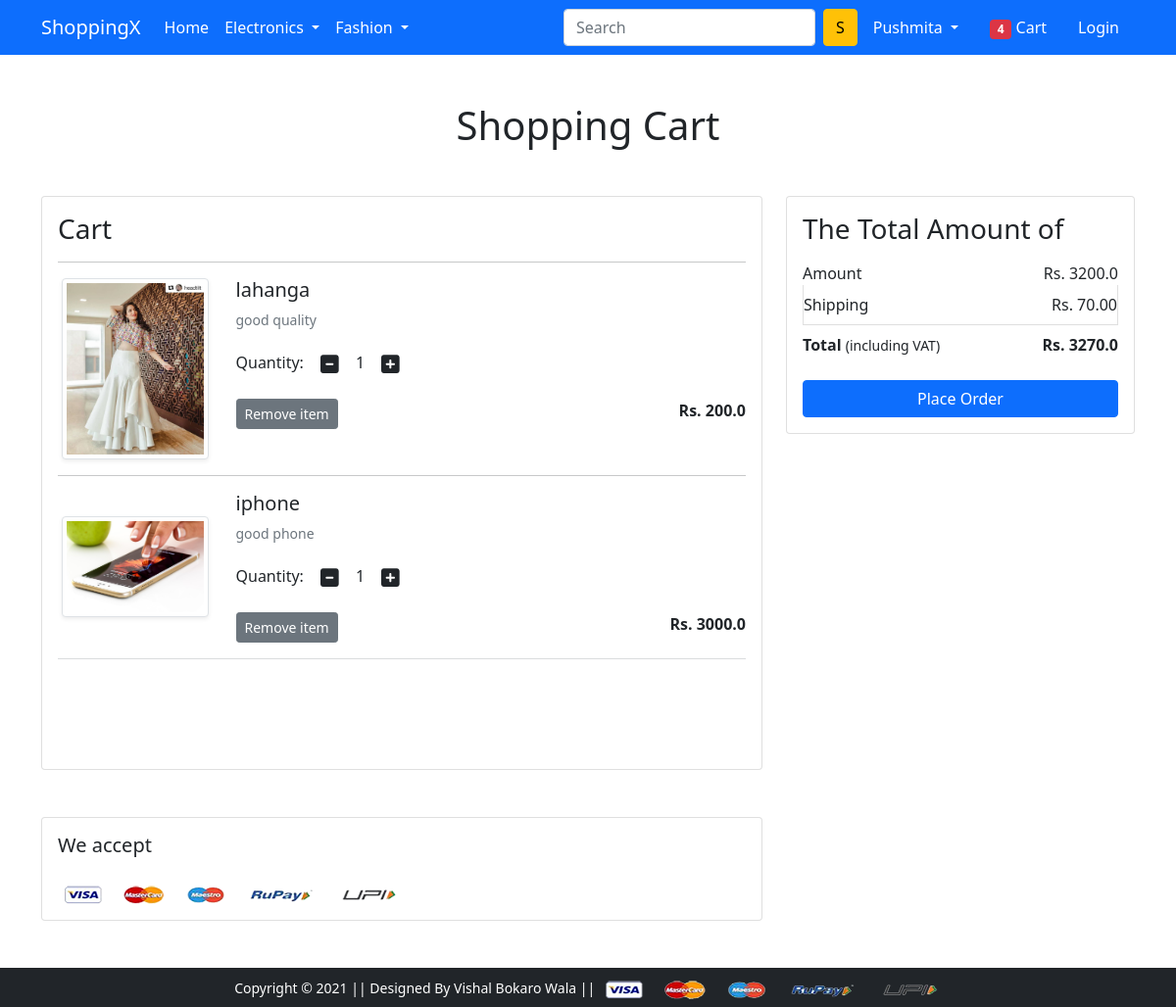
The page /cart/ (signed in) on the database its author committed.
### app/models.py (models this page shows, shortened)
class Cart(models.Model):
    user = models.ForeignKey(User, on_delete=models.CASCADE)
    product = models.ForeignKey(Product, on_delete=models.CASCADE)
    quantity = models.PositiveIntegerField(default=1)

class Product(models.Model):
    title = models.CharField(max_length=500)
    selling_price = models.FloatField()
    discounted_price = models.FloatField()
    description = models.TextField()
    brand = models.CharField(max_length=100)
    category =models.CharField(choices=CATEGORY_CHOICES, max_length=3)
    product_image = models.ImageField(upload_to='productimg')

### app/views.py (the view)
# urls.py: path('cart/', views.show_cart, name='showcart'),
def show_cart(request):
    if request.user.is_authenticated:
        user = request.user
        cart = Cart.objects.filter(user=user)
        amount = 0.0
        shipping_amount = 70.0
        total_amount = 0.0
        cart_product = [p for p in Cart.objects.all() if p.user == user]
        if cart_product:
            for p in cart_product:
                tempamount = (p.quantity * p.product.discounted_price)
                amount += tempamount
                totalamount = amount + shipping_amount
            return render(request, 'app/addtocart.html', {'carts':cart, 'totalamount':totalamount, 'amount':amount})
        else:
            return render (request, 'app/emptycart.html')

### app/templates/app/addtocart.html (shortened to what this page needs)
{% extends 'app/base.html' %}
{% load static %}
{% block main-content %}
<div class="container my-5">
 <div class="row">
  <h1 class="text-center mb-5">Shopping Cart</h1>
  <div class="col-sm-8">
  <div class="card">
   <div class="card-body">
    <h3>Cart</h3>
    {% for cart in carts %}
    <hr>
    <div class="row">
     <div class="col-sm-3 text-center align-self-center"><img src="{{cart.product.product_image.url}}" alt="" srcset="" class="img-fluid img-thumbnail shadow-sm" height="150" width="150"> </div>
     <div class="col-sm-9">
      <div>
       <h5>{{cart.product.title}}</h5>
       <p class="mb-2 text-muted small">{{cart.product.description}}</p>
       <div class="my-3">
        <label for="quantity">Quantity:</label>
        <a class="minus-cart btn" pid="{{cart.product.id}}"><i class="fas fa-minus-square fa-lg"></i></a>
          <span id="quantity">{{cart.quantity}}</span>
        <a class="plus-cart btn" pid="{{cart.product.id}}"><i class="fas fa-plus-square fa-lg"></i></a>
       </div>
       <div class="d-flex justify-content-between">
        <a href="#" class="btn btn-sm btn-secondary mr-3 remove-cart" pid="{{cart.product.id}}">Remove item </a>
        <p class="mb-0"><span><strong>Rs. {{cart.product.discounted_price}}</strong></span></p>
       </div>
      </div>
     </div>
    </div>
    {% endfor %}
    <hr class="text-muted">
   </div>
   </div>
  </div>
  <div class="col-sm-4">
   <div class="card">
    <div class="card-body">
      <h3>The Total Amount of</h3>
      <ul class="list-group">
       <li class="list-group-item d-flex justify-content-between align-items-center border-0 px-0 pb-0">Amount<span>Rs. <span id="amount">{{amount}}</span></span></li>
       <li class="list-group-item d-flex justify-content-between align-items-center px-0">Shipping<span>Rs. 70.00</span></li>
       <li class="list-group-item d-flex justify-content-between align-items-center border-0 px-0 mb-3">
        <div>
           <strong>Total</strong> <small>(including VAT)</small>
         </div>
         <span><strong>Rs. <strong id="totalamount">{{totalamount}}</strong></strong></span>
       </li>
      </ul>
      <div class="d-grid"><a href="{% url 'checkout' %}" class="btn btn-primary">Place Order</a></div>
    </div>
   </div>
  </div>
 </div>
</div>
<div class="container">
 <div class="row">
  <div class="col-sm-8">
   <div class="card">
    <div class="card-body">
      <h5 class="mb-4">We accept</h5>
      <img src="{% static 'app/images/payment.png' %}" alt="" class="img-fluid">
    </div>
  </div>
  </div>
 </div>
</div>
{% endblock main-content %}

### app/templates/app/base.html (shortened to what this page needs)
<!doctype html>
{% load static %}
<html lang="en">
  <head>
    <link href="https://cdn.jsdelivr.net/npm/bootstrap@5.0.0-beta1/dist/css/bootstrap.min.css" rel="stylesheet">
    <link rel="stylesheet" href="{% static 'app/css/owl.carousel.min.css' %}">
    <link rel="stylesheet" href="{% static 'app/css/all.min.css' %}">
    <link rel="stylesheet" href="{% static 'app/css/style.css' %}">
  </head>
  <body>
    <nav class="navbar navbar-expand-lg navbar-dark bg-primary">
     <div class="container">
       <a class="navbar-brand" href="/">ShoppingX</a>
       <div class="collapse navbar-collapse" id="navbarSupportedContent">
         <ul class="navbar-nav me-auto mb-2 mb-lg-0">
           <li class="nav-item">
             <a class="nav-link active" aria-current="page" href="/">Home</a>
           </li>
           <li class="nav-item dropdown">
             <a class="nav-link dropdown-toggle text-white" href="#" id="electronicsDropdown" role="button" data-bs-toggle="dropdown" aria-expanded="false">
               Electronics
             </a>
           </li>
           <li class="nav-item dropdown">
             <a class="nav-link dropdown-toggle text-white" href="#" id="fashionDropdown" role="button" data-bs-toggle="dropdown" aria-expanded="false">
               Fashion
             </a>
           </li>
         </ul>
         <form class="d-flex">
           <input class="form-control me-2" type="search" placeholder="Search" aria-label="Search">
           <button class="btn btn-warning" type="submit">S</button>
         </form>
         <div>
          <ul class="navbar-nav me-auto mb-2 mb-lg-0">
          {% if request.user.is_authenticated %}
           <li class="nav-item dropdown mx-2">
              <a class="nav-link dropdown-toggle text-white" href="#" id="profileDropdown" role="button" data-bs-toggle="dropdown" aria-expanded="false">
              {{request.user.username|capfirst}}
              </a>
            </li>
            <li class="nav-item mx-2">
             <a href="{% url 'showcart' %}" class="nav-link text-white"><span class="badge bg-danger">4</span> Cart </a>
            </li>
            <li class="nav-item mx-2">
             <a href="{% url 'login' %}" class="nav-link text-white">Login</a>
            </li>
            {% else %}
            <li class="nav-item mx-2">
             <a href="{% url 'customerregistration' %}" class="nav-link text-white">Registration</a>
            </li>
          {% endif %}
          </ul>
         </div>
       </div>
     </div>
    </nav>
    {% block main-content %} {% endblock main-content %}
    <footer class="container-fluid bg-dark text-center p-2 mt-5">
        <small class="text-white">Copyright &copy; 2021 || Designed By Vishal Bokaro Wala || </small>
        <img src="{% static 'app/images/payment.png' %}" alt="" srcset="" class="img-fluid" height="2px">
    </footer>
  </body>
</html>

### rows shown on the page
Cart: product.product_image (picture), product "lahanga", product.description "good quality", quantity "1", product.discounted_price "200.0"
Cart: product.product_image (picture), product "iphone", product.description "good phone", quantity "1", product.discounted_price "3000.0"

### other values the page prints
{{ request.user.username|capfirst }} "Pushmita"
{{ amount }} "3200.0"
{{ totalamount }} "3270.0"
